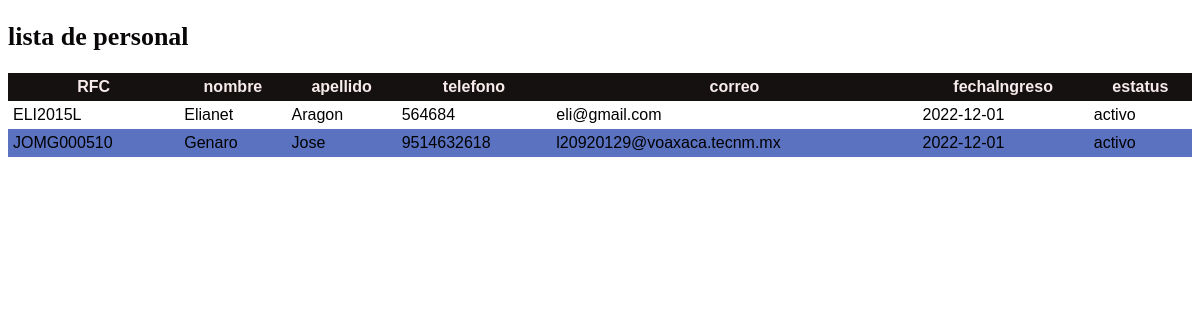
The page /APLI-WEB/modulos/RH/personal/lista_personal.php on the database its author committed.
### tables this page shows
CREATE TABLE `personal` (
  `RFC` varchar(13) NOT NULL,
  `id_nivelEstudios` int(11) NOT NULL,
  `area` varchar(30) NOT NULL,
  `nombreEmpleado` varchar(30) NOT NULL,
  `apellidoPaterno` varchar(20) DEFAULT NULL,
  `apellidoMaterno` varchar(20) DEFAULT NULL,
  `telefono` varchar(10) DEFAULT NULL,
  `correo` varchar(70) DEFAULT NULL,
  `tipoSangre` varchar(10) DEFAULT NULL,
  `fechaIngreso` date NOT NULL,
  `estatusPersonal` varchar(20) NOT NULL
);

### APLI-WEB/modulos/RH/personal/lista_personal.php (the view, shortened to what this page needs)
<?php
include "../conexion/cn.php";
?><!DOCTYPE html>
<html lang="en">
<head>
    <link rel="stylesheet" href="css/styleu.css">
</head>
<body>
	<section id="container">
		<h1>lista de personal</h1>
		<table>
			<tr>
				<th>RFC</th>
				<th>nombre</th>
                <th>apellido</th>
				<th>telefono</th>
                <th>correo</th>
                <th>fechaIngreso</th>
				<th>estatus</th>
						</tr>
			<?php
				$query = mysqli_query($conexion,"SELECT * FROM personal");
				$result = mysqli_num_rows($query);
				if($result >0){
					while($data=mysqli_fetch_array($query)) {
				?>
				<tr>
				<td> <?php echo $data["RFC"];?></td>
				<td><?php echo $data['nombreEmpleado'];?></td>
				<td><?php echo $data['apellidoPaterno'];?></td>
				<td><?php echo $data['telefono'];?></td>
				<td><?php echo $data['correo'];?></td>
				<td><?php echo $data['fechaIngreso'];?></td>
				<td><?php echo $data['estatusPersonal'];?></td>
        <?php
				}
			}
		?>
		</table>
	</section>
</body>
</html>

### APLI-WEB/modulos/RH/css/styleu.css (style rules this page uses)
#container { padding: auto; }
table { border-collapse: collapse; font-size: 12pt; font-family: 'arial'; width: 100%; }
table th { text-align: center; padding: 5px; background: #161111; color: rgb(247, 235, 235); }
table tr:nth-child(odd) { background-color: #5a72c0; }
table td { padding: 5px; }
h1 { font-size: 26px; color: #090606; }

### rows shown on the page
personal: RFC "ELI2015L", nombreEmpleado "Elianet", apellidoPaterno "Aragon", telefono "564684", correo "eli@gmail.com", fechaIngreso "2022-12-01", estatusPersonal "activo"
personal: RFC "JOMG000510", nombreEmpleado "Genaro", apellidoPaterno "Jose", telefono "9514632618", correo "l20920129@voaxaca.tecnm.mx", fechaIngreso "2022-12-01", estatusPersonal "activo"
